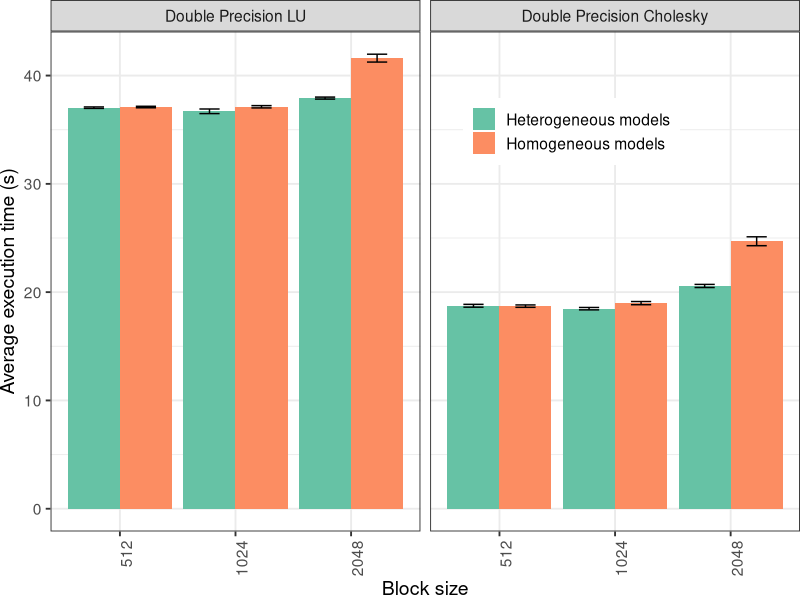

Write R code to recreate this figure.
library(ggplot2)
library(dplyr)

df_getrf <- read.csv('../outputs/i9_performance/comparing_homo_hetero_getrf.csv', sep=";", header=TRUE) |> select(Function, nb, time, mode)
df_potrf <- read.csv('../outputs/i9_performance/comparing_homo_hetero_potrf.csv', sep=";", header=TRUE) |> select(Function, nb, time, mode)

df <- bind_rows(df_getrf, df_potrf)

label_func <- c('Double Precision LU', 'Double Precision Cholesky')
names(label_func) <- c('dgetrf_nopiv', 'dpotrf')

df$mode = ifelse(df$mode == 'hetero', 'Heterogeneous models', 'Homogeneous models')

meu_estilo <- function() {
    list(
        theme_bw(base_size = 14),
        theme(
            legend.title = element_blank(),
            plot.margin = unit(c(0, 0, 0, 0), "cm"),
            legend.spacing = unit(1, "mm"),
            legend.position = "inside",
            legend.position.inside = c(0.55,0.8),
            legend.justification = "left",
            legend.box.spacing = unit(0, "pt"),
            legend.box.margin = margin(0, 0, 0, 0),
            axis.text.x = element_text(angle=90, vjust=1, hjust=1)    
        ))
}

df |>
    filter(Function == 'dpotrf' | Function == 'dgetrf_nopiv') |>
    group_by(Function, nb, mode) |>
    summarize(count = n(), avg_t = mean(time), sd = sd(time)) |>
    ggplot(aes(fill = mode, x = factor(nb), y = avg_t,
               ymin = avg_t - sd,
               ymax = avg_t + sd,
               )) +
    geom_col(position=position_dodge(width=.9)) +
    geom_errorbar(position=position_dodge(width=.9), width=0.35) +
    ylim(0, NA) +
    labs(x="Block size", y="Average execution time (s)", color="Performance models") +
    facet_wrap(~Function, labeller=labeller(Function=label_func)) +
    meu_estilo() +
    scale_fill_brewer(palette="Set2") -> plot

ggsave('hetero.pdf', width=8, height=4, plot)
